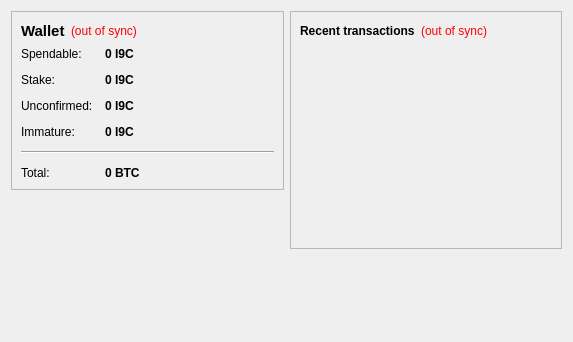
<?xml version="1.0" encoding="UTF-8"?>
<ui version="4.0">
 <class>OverviewPage</class>
 <widget class="QWidget" name="OverviewPage">
  <property name="geometry">
   <rect>
    <x>0</x>
    <y>0</y>
    <width>573</width>
    <height>342</height>
   </rect>
  </property>
  <property name="windowTitle">
   <string>Form</string>
  </property>
  <layout class="QHBoxLayout" name="horizontalLayout" stretch="1,1">
   <item>
    <layout class="QVBoxLayout" name="verticalLayout_2">
     <item>
      <widget class="QFrame" name="frame">
       <property name="frameShape">
        <enum>QFrame::StyledPanel</enum>
       </property>
       <property name="frameShadow">
        <enum>QFrame::Raised</enum>
       </property>
       <layout class="QVBoxLayout" name="verticalLayout_4">
        <item>
         <layout class="QHBoxLayout" name="horizontalLayout_4">
          <item>
           <widget class="QLabel" name="label_5">
            <property name="font">
             <font>
              <pointsize>11</pointsize>
              <weight>75</weight>
              <bold>true</bold>
             </font>
            </property>
            <property name="text">
             <string>Wallet</string>
            </property>
           </widget>
          </item>
          <item>
           <widget class="QLabel" name="labelWalletStatus">
            <property name="toolTip">
             <string>The displayed information may be out of date. Your wallet automatically synchronizes with the i9nnovateCoin network after a connection is established, but this process has not completed yet.</string>
            </property>
            <property name="styleSheet">
             <string notr="true">QLabel { color: red; }</string>
            </property>
            <property name="text">
             <string notr="true">(out of sync)</string>
            </property>
            <property name="alignment">
             <set>Qt::AlignLeading|Qt::AlignLeft|Qt::AlignVCenter</set>
            </property>
           </widget>
          </item>
          <item>
           <spacer name="horizontalSpacer_2">
            <property name="orientation">
             <enum>Qt::Horizontal</enum>
            </property>
            <property name="sizeHint" stdset="0">
             <size>
              <width>40</width>
              <height>20</height>
             </size>
            </property>
           </spacer>
          </item>
         </layout>
        </item>
        <item>
         <layout class="QFormLayout" name="formLayout_2">
          <property name="fieldGrowthPolicy">
           <enum>QFormLayout::AllNonFixedFieldsGrow</enum>
          </property>
          <property name="horizontalSpacing">
           <number>12</number>
          </property>
          <property name="verticalSpacing">
           <number>12</number>
          </property>
          <item row="0" column="0">
           <widget class="QLabel" name="label">
            <property name="text">
             <string>Spendable:</string>
            </property>
           </widget>
          </item>
          <item row="0" column="1">
           <widget class="QLabel" name="labelBalance">
            <property name="font">
             <font>
              <weight>75</weight>
              <bold>true</bold>
             </font>
            </property>
            <property name="cursor">
             <cursorShape>IBeamCursor</cursorShape>
            </property>
            <property name="toolTip">
             <string>Your current spendable balance</string>
            </property>
            <property name="text">
             <string notr="true">0 I9C</string>
            </property>
            <property name="textInteractionFlags">
             <set>Qt::LinksAccessibleByMouse|Qt::TextSelectableByKeyboard|Qt::TextSelectableByMouse</set>
            </property>
           </widget>
          </item>
          <item row="1" column="0">
           <widget class="QLabel" name="label_6">
            <property name="text">
             <string>Stake:</string>
            </property>
           </widget>
          </item>
          <item row="1" column="1">
           <widget class="QLabel" name="labelStake">
            <property name="font">
             <font>
              <weight>75</weight>
              <bold>true</bold>
             </font>
            </property>
            <property name="cursor">
             <cursorShape>IBeamCursor</cursorShape>
            </property>
            <property name="toolTip">
             <string>Total of coins that was staked, and do not yet count toward the current balance</string>
            </property>
            <property name="text">
             <string notr="true">0 I9C</string>
            </property>
            <property name="textInteractionFlags">
             <set>Qt::LinksAccessibleByMouse|Qt::TextSelectableByKeyboard|Qt::TextSelectableByMouse</set>
            </property>
           </widget>
          </item>
          <item row="2" column="0">
           <widget class="QLabel" name="label_3">
            <property name="text">
             <string>Unconfirmed:</string>
            </property>
           </widget>
          </item>
          <item row="2" column="1">
           <widget class="QLabel" name="labelUnconfirmed">
            <property name="font">
             <font>
              <weight>75</weight>
              <bold>true</bold>
             </font>
            </property>
            <property name="cursor">
             <cursorShape>IBeamCursor</cursorShape>
            </property>
            <property name="toolTip">
             <string>Total of transactions that have yet to be confirmed, and do not yet count toward the current balance</string>
            </property>
            <property name="text">
             <string notr="true">0 I9C</string>
            </property>
            <property name="textInteractionFlags">
             <set>Qt::LinksAccessibleByMouse|Qt::TextSelectableByKeyboard|Qt::TextSelectableByMouse</set>
            </property>
           </widget>
          </item>
          <item row="3" column="0">
           <widget class="QLabel" name="labelImmatureText">
            <property name="text">
             <string>Immature:</string>
            </property>
           </widget>
          </item>
          <item row="3" column="1">
           <widget class="QLabel" name="labelImmature">
            <property name="font">
             <font>
              <weight>75</weight>
              <bold>true</bold>
             </font>
            </property>
            <property name="toolTip">
             <string>Mined balance that has not yet matured</string>
            </property>
            <property name="text">
             <string notr="true">0 I9C</string>
            </property>
            <property name="textInteractionFlags">
             <set>Qt::LinksAccessibleByMouse|Qt::TextSelectableByKeyboard|Qt::TextSelectableByMouse</set>
            </property>
           </widget>
          </item>
          <item row="4" column="0" colspan="2">
           <widget class="Line" name="line">
            <property name="orientation">
             <enum>Qt::Horizontal</enum>
            </property>
           </widget>
          </item>
          <item row="5" column="0">
           <widget class="QLabel" name="labelTotalText">
            <property name="text">
             <string>Total:</string>
            </property>
           </widget>
          </item>
          <item row="5" column="1">
           <widget class="QLabel" name="labelTotal">
            <property name="font">
             <font>
              <weight>75</weight>
              <bold>true</bold>
             </font>
            </property>
            <property name="cursor">
             <cursorShape>IBeamCursor</cursorShape>
            </property>
            <property name="toolTip">
             <string>Your current total balance</string>
            </property>
            <property name="text">
             <string notr="true">0 BTC</string>
            </property>
            <property name="textInteractionFlags">
             <set>Qt::LinksAccessibleByMouse|Qt::TextSelectableByKeyboard|Qt::TextSelectableByMouse</set>
            </property>
           </widget>
          </item>
         </layout>
        </item>
       </layout>
      </widget>
     </item>
     <item>
      <spacer name="verticalSpacer">
       <property name="orientation">
        <enum>Qt::Vertical</enum>
       </property>
       <property name="sizeHint" stdset="0">
        <size>
         <width>20</width>
         <height>40</height>
        </size>
       </property>
      </spacer>
     </item>
    </layout>
   </item>
   <item>
    <layout class="QVBoxLayout" name="verticalLayout_3">
     <item>
      <widget class="QFrame" name="frame_2">
       <property name="frameShape">
        <enum>QFrame::StyledPanel</enum>
       </property>
       <property name="frameShadow">
        <enum>QFrame::Raised</enum>
       </property>
       <layout class="QVBoxLayout" name="verticalLayout">
        <item>
         <layout class="QHBoxLayout" name="horizontalLayout_2">
          <item>
           <widget class="QLabel" name="label_4">
            <property name="text">
             <string>&lt;b&gt;Recent transactions&lt;/b&gt;</string>
            </property>
           </widget>
          </item>
          <item>
           <widget class="QLabel" name="labelTransactionsStatus">
            <property name="toolTip">
             <string>The displayed information may be out of date. Your wallet automatically synchronizes with the i9nnovateCoin network after a connection is established, but this process has not completed yet.</string>
            </property>
            <property name="styleSheet">
             <string notr="true">QLabel { color: red; }</string>
            </property>
            <property name="text">
             <string notr="true">(out of sync)</string>
            </property>
            <property name="alignment">
             <set>Qt::AlignRight|Qt::AlignTrailing|Qt::AlignVCenter</set>
            </property>
           </widget>
          </item>
          <item>
           <spacer name="horizontalSpacer">
            <property name="orientation">
             <enum>Qt::Horizontal</enum>
            </property>
            <property name="sizeHint" stdset="0">
             <size>
              <width>40</width>
              <height>20</height>
             </size>
            </property>
           </spacer>
          </item>
         </layout>
        </item>
        <item>
         <widget class="QListView" name="listTransactions">
          <property name="styleSheet">
           <string notr="true">QListView { background: transparent; }</string>
          </property>
          <property name="frameShape">
           <enum>QFrame::NoFrame</enum>
          </property>
          <property name="verticalScrollBarPolicy">
           <enum>Qt::ScrollBarAlwaysOff</enum>
          </property>
          <property name="horizontalScrollBarPolicy">
           <enum>Qt::ScrollBarAlwaysOff</enum>
          </property>
          <property name="selectionMode">
           <enum>QAbstractItemView::NoSelection</enum>
          </property>
         </widget>
        </item>
       </layout>
      </widget>
     </item>
     <item>
      <spacer name="verticalSpacer_2">
       <property name="orientation">
        <enum>Qt::Vertical</enum>
       </property>
       <property name="sizeHint" stdset="0">
        <size>
         <width>20</width>
         <height>40</height>
        </size>
       </property>
      </spacer>
     </item>
    </layout>
   </item>
  </layout>
 </widget>
 <resources/>
 <connections/>
</ui>
